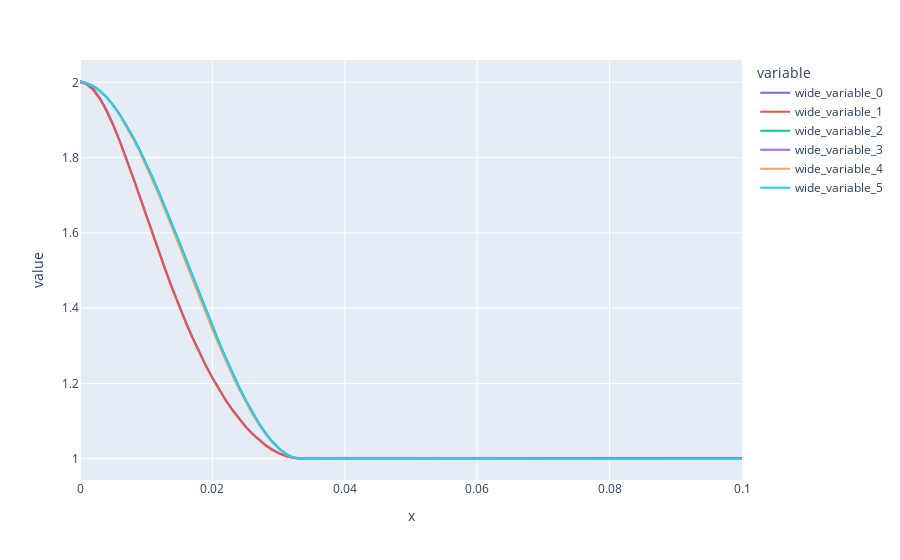

The notebook cell saved with this chart:
### Code cell
px.line(x=times1, y=[np.var(x1, axis=0), varxteo1, np.var(x2, axis=0), varxteo2, np.var(x3, axis=0), varxteo3])
